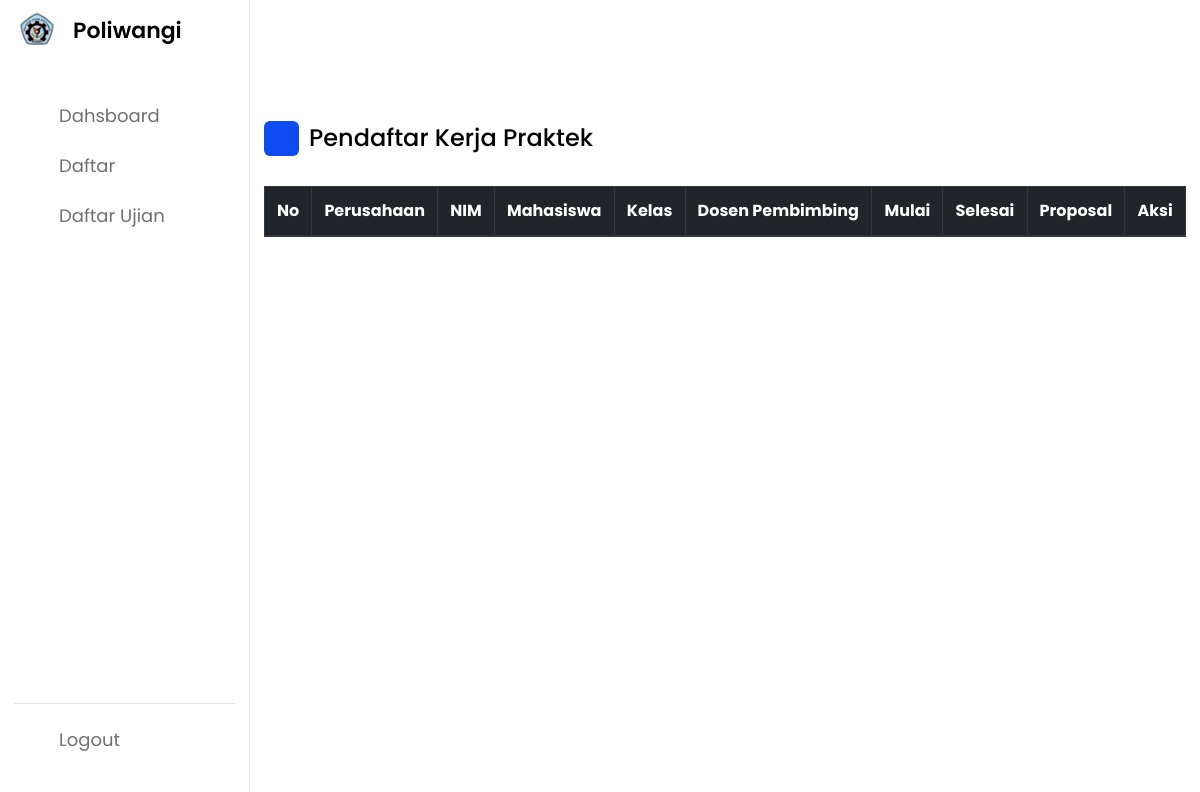
Before: /daftar.php with the older database file.
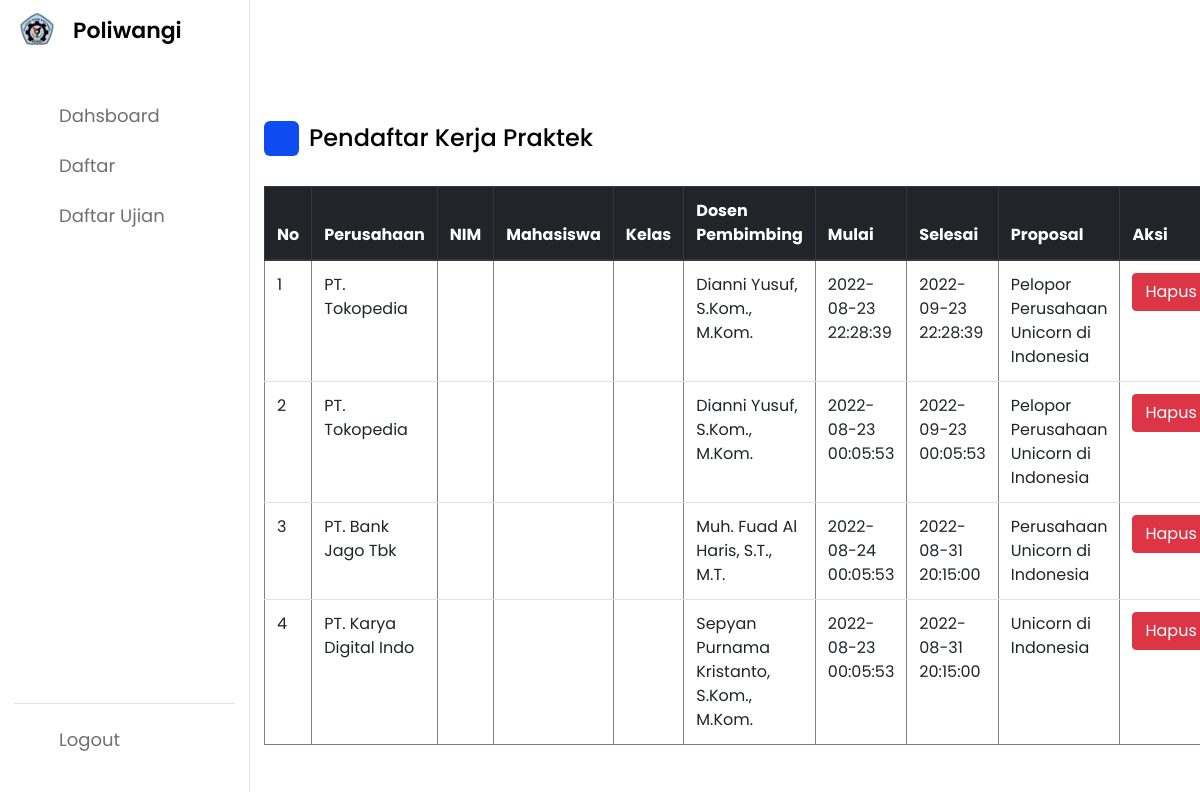
After: the same page with the newer database file.
### tables this page shows
CREATE TABLE `tb_pendaftaran_kp` (
  `Id` int(11) NOT NULL,
  `Tempat_KP` varchar(45) DEFAULT NULL,
  `Alamat_KP` varchar(45) DEFAULT NULL,
  `Tanggal_Mulai` datetime DEFAULT NULL,
  `Tanggal_Selesai` datetime DEFAULT NULL,
  `Proposal` varchar(45) DEFAULT NULL,
  `Anggota_Kelompok_Id` int(11) DEFAULT NULL,
  `Dosen_Id` int(11) DEFAULT NULL,
  `Perusahaan_Id` int(11) DEFAULT NULL
);

CREATE TABLE `tb_perusahaan` (
  `Id` int(11) NOT NULL,
  `Nama_Perusahaan` varchar(45) DEFAULT NULL,
  `Alamat` varchar(45) DEFAULT NULL,
  `Email` varchar(45) DEFAULT NULL,
  `Telephone` varchar(45) DEFAULT NULL
);

CREATE TABLE `tb_dosen` (
  `Id` int(11) NOT NULL,
  `Nama_Dosen` varchar(45) DEFAULT NULL,
  `NIK` varchar(45) DEFAULT NULL,
  `User_Id` int(11) DEFAULT NULL
);

### objekkp.php (called while the page is built, shortened)
<?php
class KP {
    public function AmbilDataKP() {
        include ("koneksi.php");
        $query = "select tb_pendaftaran_kp.Id as Id, Proposal, Tanggal_Mulai, Tanggal_Selesai,
        Nama_Mahasiswa, tb_mahasiswa.NIM as NIM, Nama_Dosen, Nama_Perusahaan, Kelas from tb_pendaftaran_kp
        left join tb_perusahaan on tb_pendaftaran_kp.Perusahaan_Id = tb_perusahaan.Id
        left join tb_anggota_kelompok on tb_pendaftaran_kp.Anggota_Kelompok_Id = tb_anggota_kelompok.Id
        left join tb_mahasiswa on tb_mahasiswa.Anggota_Kelompok_Id = tb_anggota_kelompok.Id
        left join tb_dosen on tb_pendaftaran_kp.Dosen_Id = tb_dosen.Id";
        $mysql = mysqli_query($koneksi,$query);
        return $mysql;
    }
}
?>

### daftar.php (the view, shortened to what this page needs)
<?php
include ("objekkp.php");
$KP = new KP();
?>
<!DOCTYPE html>
<html lang="en">
<head>
    <link rel="stylesheet" href="daftar.css">
    <link rel="stylesheet" href="https://unicons.iconscout.com/release/v4.0.0/css/line.css">
    <link rel="stylesheet" href="https://cdn.jsdelivr.net/npm/bootstrap@4.0.0/dist/css/bootstrap.min.css">
</head>
<body>
    <nav>
        <div class="logo-name">
            <div class="logo-image">
                <img src="asset/poliwangi.png" alt="">
            </div>
            <span class="logo_name">Poliwangi</span>
        </div>
        <div class="menu-items">
            <ul class="nav-links">
                <li><a href="dash-admin.php">
                        <i class="uil uil-estate"></i>
                        <span class="link-name">Dahsboard</span>
                    </a></li>
                <li><a href="#">
                        <i class="uil uil-file-edit-alt"></i>
                        <span class="link-name">Daftar</span>
                    </a></li>
                <li><a href="daftar-ujian.php">
                        <i class="uil uil-clipboard-notes"></i>
                        <span class="link-name">Daftar Ujian</span>
                    </a></li>
            </ul>
            <ul class="logout-mode">
                <li><a href="index.php">
                        <i class="uil uil-sign-out-alt"></i>
                        <span class="link-name">Logout</span>
                    </a></li>
                <li class="mode">
                    <div class="mode-toggle">
                    </div>
                </li>
            </ul>
        </div>
    </nav>
    <section class="dashboard">
        <div class="dash-content">
            <div class="overview">
                <div class="title">
                    <i class="uil uil-file-edit-alt"></i>
                    <span class="text">Pendaftar Kerja Praktek</span>
                </div>
                <table class="table" border="1">
                    <thead class="thead-dark">
                    <tr>
                        <th scope="col">No</th>
                        <th scope="col">Perusahaan</th>
                        <th scope="col">NIM</th>
                        <th scope="col">Mahasiswa</th>
                        <th scope="col">Kelas</th>
                        <th scope="col">Dosen Pembimbing</th>
                        <th scope="col">Mulai</th>
                        <th scope="col">Selesai</th>
                        <th scope="col">Proposal</th>
                        <th scope="col">Aksi</th>
                    </tr>
                    </thead>
                    <?php
                    $ambildata = $KP->AmbilDataKP();
                    $i = 1;
                    while ($tampil = mysqli_fetch_assoc($ambildata)) {
                        echo "
                        <tr>
                            <td>$i</td>
                            <td>$tampil[Nama_Perusahaan]</td>
                            <td>$tampil[NIM]</td>
                            <td>$tampil[Nama_Mahasiswa]</td>
                            <td>$tampil[Kelas]</td>
                            <td>$tampil[Nama_Dosen]</td>
                            <td>$tampil[Tanggal_Mulai]</td>
                            <td>$tampil[Tanggal_Selesai]</td>
                            <td>$tampil[Proposal]</td>
                            <td>
                                 <a href='?hapus=$tampil[Id]' class='btn btn-danger' onClick=\"return confirm('Apakah anda yakin?');\">Hapus</a>
                            </td>
                        </tr>";
                        $i++;
                    }
                    ?>
                </table>
            </div>
        </div>
    </section>
</body>
</html>

### daftar.css (style rules this page uses)
* { margin: 0; padding: 0; box-sizing: border-box; font-family: 'Poppins', sans-serif; }
:root { --primary-color: #0E4BF1; --panel-color: #FFF; --text-color: #000; --black-light-color: #707070; --border-color: #e6e5e5; --toggle-color: #DDD; --box1-color: #4DA3FF; --box2-color: #FFE6AC; --box3-color: #E7D1FC; --title-icon-color: #fff; --tran-05: all 0.5s ease; --tran-03: all 0.3s ease; --tran-03: all 0.2s ease; }
body { min-height: 100vh; background-color: var(--primary-color); }
nav { position: fixed; top: 0; left: 0; height: 100%; width: 250px; padding: 10px 14px; background-color: var(--panel-color); border-right: 1px solid var(--border-color); transition: var(--tran-05); }
nav .logo-name { display: flex; align-items: center; }
nav .logo-image { display: flex; justify-content: center; min-width: 45px; }
nav .logo-image img { width: 40px; object-fit: cover; border-radius: 50%; }
nav .logo-name .logo_name { font-size: 22px; font-weight: 600; color: var(--text-color); margin-left: 14px; transition: var(--tran-05); }
nav .menu-items { margin-top: 40px; height: calc(100% - 90px); display: flex; flex-direction: column; justify-content: space-between; }
.menu-items li { list-style: none; }
.menu-items li a { display: flex; align-items: center; height: 50px; text-decoration: none; position: relative; }
.menu-items li a i { font-size: 24px; min-width: 45px; height: 100%; display: flex; align-items: center; justify-content: center; color: var(--black-light-color); }
.menu-items li a .link-name { font-size: 18px; font-weight: 400; color: var(--black-light-color); transition: var(--tran-05); }
.menu-items .logout-mode { padding-top: 10px; border-top: 1px solid var(--border-color); }
.menu-items .mode { display: flex; align-items: center; white-space: nowrap; }
.menu-items .mode-toggle { position: absolute; right: 14px; height: 50px; min-width: 45px; display: flex; align-items: center; justify-content: center; cursor: pointer; }
.dashboard { position: relative; left: 250px; background-color: var(--panel-color); min-height: 100vh; width: calc(100% - 250px); padding: 10px 14px; transition: var(--tran-05); }
.dashboard .dash-content { padding-top: 50px; }
.dash-content .title { display: flex; align-items: center; margin: 60px 0 30px 0; }
.dash-content .title i { position: relative; height: 35px; width: 35px; background-color: var(--primary-color); border-radius: 6px; color: var(--title-icon-color); display: flex; align-items: center; justify-content: center; font-size: 24px; }
.dash-content .title .text { font-size: 24px; font-weight: 500; color: var(--text-color); margin-left: 10px; }

Changed rows visible on the page:
added tb_pendaftaran_kp: Perusahaan_Id.Nama_Perusahaan "PT. Tokopedia", Dosen_Id.Nama_Dosen "Dianni Yusuf, S.Kom., M.Kom.", Tanggal_Mulai "2022-08-23 22:28:39", Tanggal_Selesai "2022-09-23 22:28:39", Proposal "Pelopor Perusahaan Unicorn di Indonesia"
added tb_pendaftaran_kp: Perusahaan_Id.Nama_Perusahaan "PT. Tokopedia", Dosen_Id.Nama_Dosen "Dianni Yusuf, S.Kom., M.Kom.", Tanggal_Mulai "2022-08-23 00:05:53", Tanggal_Selesai "2022-09-23 00:05:53", Proposal "Pelopor Perusahaan Unicorn di Indonesia"
added tb_pendaftaran_kp: Perusahaan_Id.Nama_Perusahaan "PT. Bank Jago Tbk", Dosen_Id.Nama_Dosen "Muh. Fuad Al Haris, S.T., M.T.", Tanggal_Mulai "2022-08-24 00:05:53", Tanggal_Selesai "2022-08-31 20:15:00", Proposal "Perusahaan Unicorn di Indonesia"
added tb_pendaftaran_kp: Perusahaan_Id.Nama_Perusahaan "PT. Karya Digital Indo", Dosen_Id.Nama_Dosen "Sepyan Purnama Kristanto, S.Kom., M.Kom.", Tanggal_Mulai "2022-08-23 00:05:53", Tanggal_Selesai "2022-08-31 20:15:00", Proposal "Unicorn di Indonesia"
